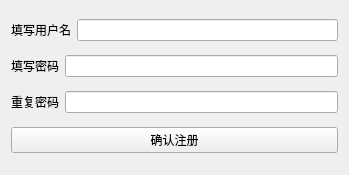
<?xml version="1.0" encoding="UTF-8"?>
<ui version="4.0">
 <class>regist</class>
 <widget class="QWidget" name="regist">
  <property name="geometry">
   <rect>
    <x>0</x>
    <y>0</y>
    <width>349</width>
    <height>175</height>
   </rect>
  </property>
  <property name="windowTitle">
   <string>Form</string>
  </property>
  <layout class="QVBoxLayout" name="verticalLayout">
   <item>
    <layout class="QHBoxLayout" name="horizontalLayout">
     <item>
      <widget class="QLabel" name="label">
       <property name="text">
        <string>填写用户名</string>
       </property>
      </widget>
     </item>
     <item>
      <widget class="QLineEdit" name="nameinput_LE"/>
     </item>
    </layout>
   </item>
   <item>
    <layout class="QHBoxLayout" name="horizontalLayout_2">
     <item>
      <widget class="QLabel" name="label_2">
       <property name="text">
        <string>填写密码</string>
       </property>
      </widget>
     </item>
     <item>
      <widget class="QLineEdit" name="pswdinput_LE"/>
     </item>
    </layout>
   </item>
   <item>
    <layout class="QHBoxLayout" name="horizontalLayout_3">
     <item>
      <widget class="QLabel" name="label_3">
       <property name="text">
        <string>重复密码</string>
       </property>
      </widget>
     </item>
     <item>
      <widget class="QLineEdit" name="rpswdinput_LE"/>
     </item>
    </layout>
   </item>
   <item>
    <widget class="QPushButton" name="regist_PB">
     <property name="text">
      <string>确认注册</string>
     </property>
    </widget>
   </item>
  </layout>
 </widget>
 <resources/>
 <connections/>
</ui>
